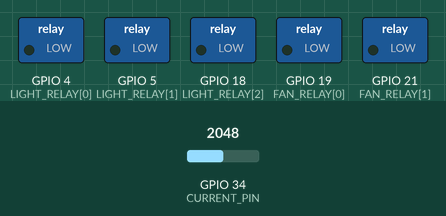
Simulated run of this sketch. Board: ESP32. Shown: switched loads named in the sketch (green lamp = pin HIGH). Inputs (shaded band) come from the test bench; at power-on: GPIO 34 (CURRENT_PIN) = 2048. What the sketch prints to the serial monitor is not drawn.

Above: at 0.5 s.
At 2.5 s:
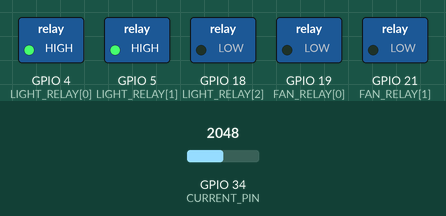
At 3.5 s:
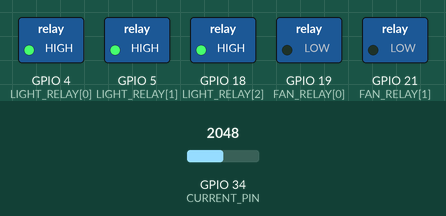
At 4.5 s:
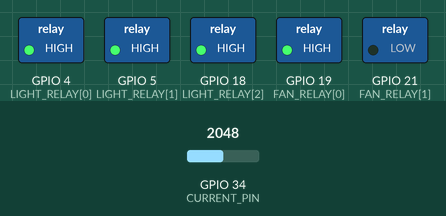
At 6.5 s:
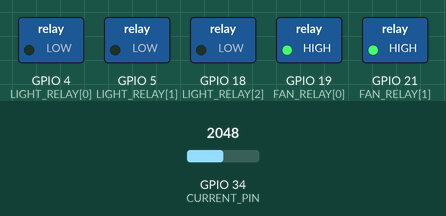
At 9.6 s:
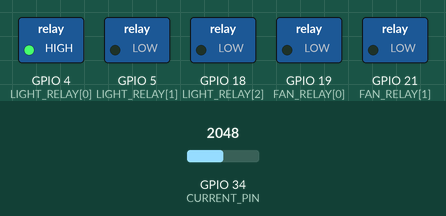
Timing chart, 0 to 10.5 s (numbered marks = the images above):
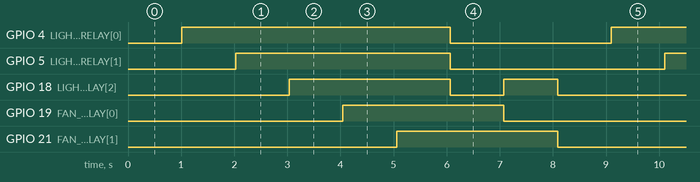

The sketch:

sketch.ino
```cpp
/*
 * Lights, Fans, Discord — Representative Room Controller (concept)
 * Techathon Nationals & Rover Summit — Deliverable #2 (Hardware/Electrical Schematic)
 *
 * This Wokwi demo models ONE room (work1): 3 lights + 2 fans + 1 controller.
 * It does not drive the live app. The backend remains the source of truth for
 * the product demo; this sketch only demonstrates electrically sensible control.
 *
 * Submission wiring model:
 *   - ALL five AC loads are switched through relay modules.
 *   - Yellow LEDs stand in for AC lights on the relay contact side.
 *   - Cyan LEDs stand in for AC fan load indicators on the relay contact side.
 *   - A potentiometer stands in for an optional ACS712 analog current sensor.
 *
 * To keep the schematic clean for grading, there are no manual wall switches in
 * the circuit. The controller auto-cycles through a fixed demo pattern instead.
 */

const int LIGHT_RELAY[3] = {4, 5, 18};
const int FAN_RELAY[2] = {19, 21};
const int CURRENT_PIN = 34;  // ADC1 input only

const float FAN_W = 60.0;
const float LIGHT_W = 15.0;

const bool DEMO_STEPS[][5] = {
  {false, false, false, false, false},  // all off
  {true,  false, false, false, false},  // light-1
  {true,  true,  false, false, false},  // light-1..2
  {true,  true,  true,  false, false},  // all lights
  {true,  true,  true,  true,  false},  // lights + fan-1
  {true,  true,  true,  true,  true },  // all on
  {false, false, false, true,  true },  // fans only
  {false, false, true,  false, true },  // mixed room state
};

const int DEMO_STEP_COUNT = sizeof(DEMO_STEPS) / sizeof(DEMO_STEPS[0]);
int demoStep = 0;

void applyOutputs(const bool state[5]) {
  for (int i = 0; i < 3; i++) {
    digitalWrite(LIGHT_RELAY[i], state[i] ? HIGH : LOW);
  }
  for (int i = 0; i < 2; i++) {
    digitalWrite(FAN_RELAY[i], state[i + 3] ? HIGH : LOW);
  }
}

void setup() {
  Serial.begin(115200);

  for (int i = 0; i < 3; i++) {
    pinMode(LIGHT_RELAY[i], OUTPUT);
    digitalWrite(LIGHT_RELAY[i], LOW);
  }
  for (int i = 0; i < 2; i++) {
    pinMode(FAN_RELAY[i], OUTPUT);
    digitalWrite(FAN_RELAY[i], LOW);
  }

  Serial.println("controller-1 online (representative room: work1, relay demo mode)");
}

void loop() {
  const bool* state = DEMO_STEPS[demoStep];
  applyOutputs(state);

  int raw = analogRead(CURRENT_PIN);
  float sensedAmps = (raw / 4095.0) * 10.0;

  float modelledW = 0;
  int loadsOn = 0;
  for (int i = 0; i < 3; i++) {
    if (state[i]) {
      modelledW += LIGHT_W;
      loadsOn++;
    }
  }
  for (int i = 0; i < 2; i++) {
    if (state[i + 3]) {
      modelledW += FAN_W;
      loadsOn++;
    }
  }

  Serial.print("{\"room\":\"work1\",\"controller\":\"online\",\"loads_on\":");
  Serial.print(loadsOn);
  Serial.print(",\"modelled_power_w\":");
  Serial.print(modelledW, 0);
  Serial.print(",\"sensed_amps\":");
  Serial.print(sensedAmps, 2);
  Serial.print(",\"devices\":{");
  for (int i = 0; i < 3; i++) {
    Serial.print("\"light-");
    Serial.print(i + 1);
    Serial.print("\":\"");
    Serial.print(state[i] ? "on" : "off");
    Serial.print("\",");
  }
  for (int i = 0; i < 2; i++) {
    Serial.print("\"fan-");
    Serial.print(i + 1);
    Serial.print("\":\"");
    Serial.print(state[i + 3] ? "on" : "off");
    Serial.print(i < 1 ? "\"," : "\"");
  }
  Serial.println("}}");

  demoStep = (demoStep + 1) % DEMO_STEP_COUNT;
  delay(1000);
}
```

Measured:
- by itself, GPIO 4 (LIGHT_RELAY[0]): alternates HIGH for 5.1 s and LOW for 3.0 s
- by itself, GPIO 5 (LIGHT_RELAY[1]): alternates HIGH for 4.0 s and LOW for 4.0 s
- by itself, GPIO 18 (LIGHT_RELAY[2]): repeats every 8.1 s: LOW 1.0 s, HIGH 1.0 s, LOW 3.0 s, HIGH 3.0 s
- by itself, GPIO 19 (FAN_RELAY[0]), GPIO 21 (FAN_RELAY[1]): alternates HIGH for 3.0 s and LOW for 5.1 s
